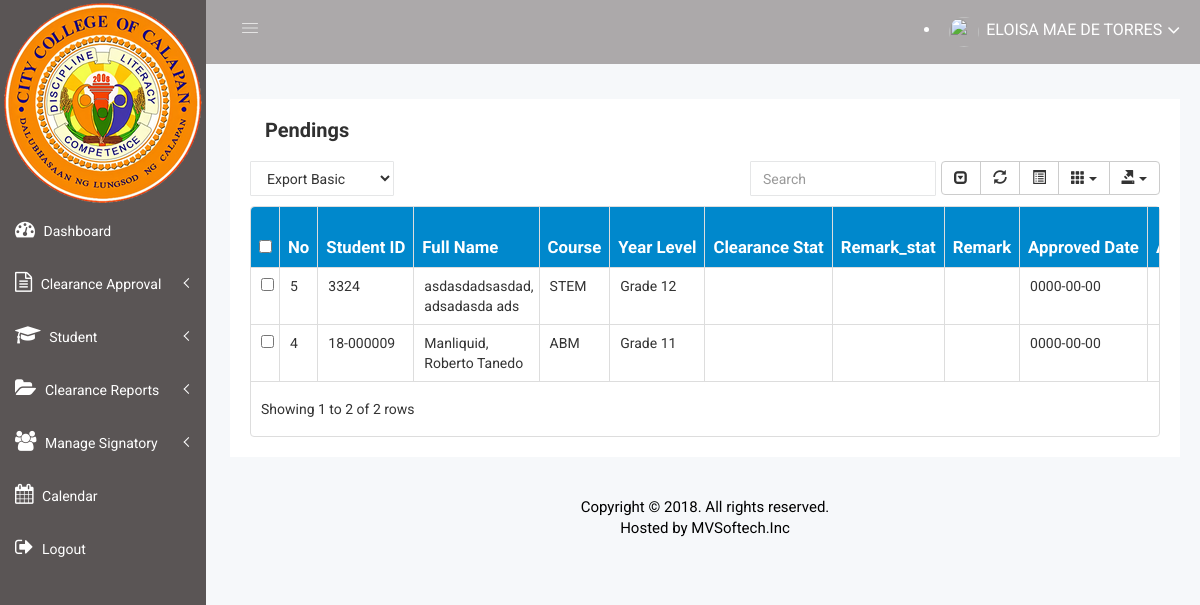
Page /clrncapprvl.php on the committed database.
### tables this page shows
CREATE TABLE IF NOT EXISTS `stud_tbl` (
  `no` int NOT NULL AUTO_INCREMENT,
  `stud_id` varchar(45) DEFAULT NULL,
  `lname` varchar(45) DEFAULT NULL,
  `fname` varchar(45) DEFAULT NULL,
  `mname` varchar(45) DEFAULT NULL,
  `bdate` date DEFAULT NULL,
  `age` int DEFAULT NULL,
  `gender` varchar(45) DEFAULT NULL,
  `address` varchar(45) DEFAULT NULL,
  `course` varchar(45) DEFAULT NULL,
  `year_lvl` varchar(45) DEFAULT NULL,
  `email` varchar(45) DEFAULT NULL,
  `contact_no` varchar(45) DEFAULT NULL,
  `account_stat` varchar(45) DEFAULT NULL,
  `print_stat` varchar(45) DEFAULT NULL,
  `user_type` varchar(45) DEFAULT NULL,
  `password` varchar(45) DEFAULT NULL,
  `clrnc_stat` varchar(45) DEFAULT NULL,
  `remark` varchar(45) DEFAULT NULL,
  `remark_stat` varchar(45) DEFAULT NULL,
  `apprvd_date` date DEFAULT NULL,
  PRIMARY KEY (`no`)
);

### clrncapprvl.php (the view, shortened to what this page needs)
<?php
    require_once(ROOT_PATH . 'includes/layout/header.php');
    require_once(ROOT_PATH . 'includes/layout/sidebar.php');
    $sql = "SELECT * from stud_tbl where clrnc_stat = '' order by lname,course,year_lvl";
    $result = mysqli_query($db, $sql);
    if (mysqli_num_rows($result) > 0) {
 ?>
    <div class="data-table-area mg-b-15">
            <div class="container-fluid">
                <div class="row">
                    <div class="col-lg-12 col-md-12 col-sm-12 col-xs-12">
                        <div class="sparkline13-list">
                            <div class="sparkline13-hd">
                                <div class="main-sparkline13-hd">
                                    <div class="col-lg-11 col-md-10 col-sm-11 col-xs-12">
                                        <h1>Pendings</h1>
                                    </div>
                                </div>
                            </div>
                            <div class="sparkline13-graph">
                                <div class="datatable-dashv1-list custom-datatable-overright">
                                    <div id="toolbar">
                                        <select class="form-control dt-tb">
                                          <option value="">Export Basic</option>
                                        </select>
                                    </div>
                                    <div class="theader">
                                    <table id="table" data-toggle="table" data-pagination="true" data-search="true" data-show-columns="true" data-show-pagination-switch="true" data-show-refresh="true" data-key-events="true" data-show-toggle="true" data-resizable="true" data-cookie="true"
                                        data-cookie-id-table="saveId" data-show-export="true" data-click-to-select="true" data-toolbar="#toolbar">
                                        <thead>
                                            <tr>
                                                <th data-field="no">No</th>
                                                <th data-field="stud_id">Student ID</th>
                                                <th data-field="name">Full Name</th>
                                                <th data-field="course">Course</th>
                                                <th data-field="year_lvl">Year Level</th>
                                                <th data-field="clrnc_stat">Clearance Stat</th>
                                                <th data-field="remark_stat">Remark_stat</th>
                                                <th data-field="remark">Remark</th>
                                                <th data-field="apprvd_date">Approved Date</th>
                                            </tr>
                                        </thead>
                                        <tbody>
                                            <?php
                                              while($row = mysqli_fetch_array($result)) {
                                            ?>
                                            <tr>
                                                <td><?php echo $row["no"]; ?></td>
                                                <td><?php echo $row["stud_id"]; ?></td>
                                                <td><?php echo $row["lname"]; echo ", "; echo $row["fname"]; echo " "; echo $row["mname"];?></td>
                                                <td><?php echo $row["course"]; ?></td>
                                                <td><?php echo $row["year_lvl"]; ?></td>
                                                <td><?php echo $row["clrnc_stat"]; ?></td>
                                                <td><?php echo $row["remark_stat"]; ?></td>
                                                <td><?php echo $row["remark"]; ?></td>
                                                <td><?php echo $row["apprvd_date"]; ?></td>
                                                <td>
                                                </td>
                                            </tr>
                                            <?php
                                                    }
                                                }else{
                                                    echo "No result found";
                                                }
                                            ?>
                                        </tbody>
                                    </table>
                                              </div>
                                </div>
                          </div>
                      </div>
                  </div>
                </div>
            </div>
        </div>
        <div class="footer-copyright-area">
            <div class="container-fluid">
                <div class="row">
                    <div class="col-lg-12 col-md-12 col-sm-12 col-xs-12">
                        <div class="footer-copy-right">
                            <p>Copyright © 2018. All rights reserved.</p>
                            <p> Hosted by MVSoftech.Inc</p>
                        </div>
                    </div>
                </div>
            </div>
        </div>
    </div>
</body>
</html>

### css/main.css (style rules this page uses)
html { color: #222; font-size: 1em; line-height: 1.4; }
.theader thead { background-color: #0088cc; color: white; height: 60px; font-size: larger; }

### rows in the picture
stud_tbl: no "5", stud "3324", lname "asdasdadsasdad", fname "adsadasda", mname "ads", course "STEM", year_lvl "Grade 12", apprvd_date "0000-00-00"
stud_tbl: no "4", stud "18-000009", lname "Manliquid", fname "Roberto", mname "Tanedo", course "ABM", year_lvl "Grade 11", apprvd_date "0000-00-00"
